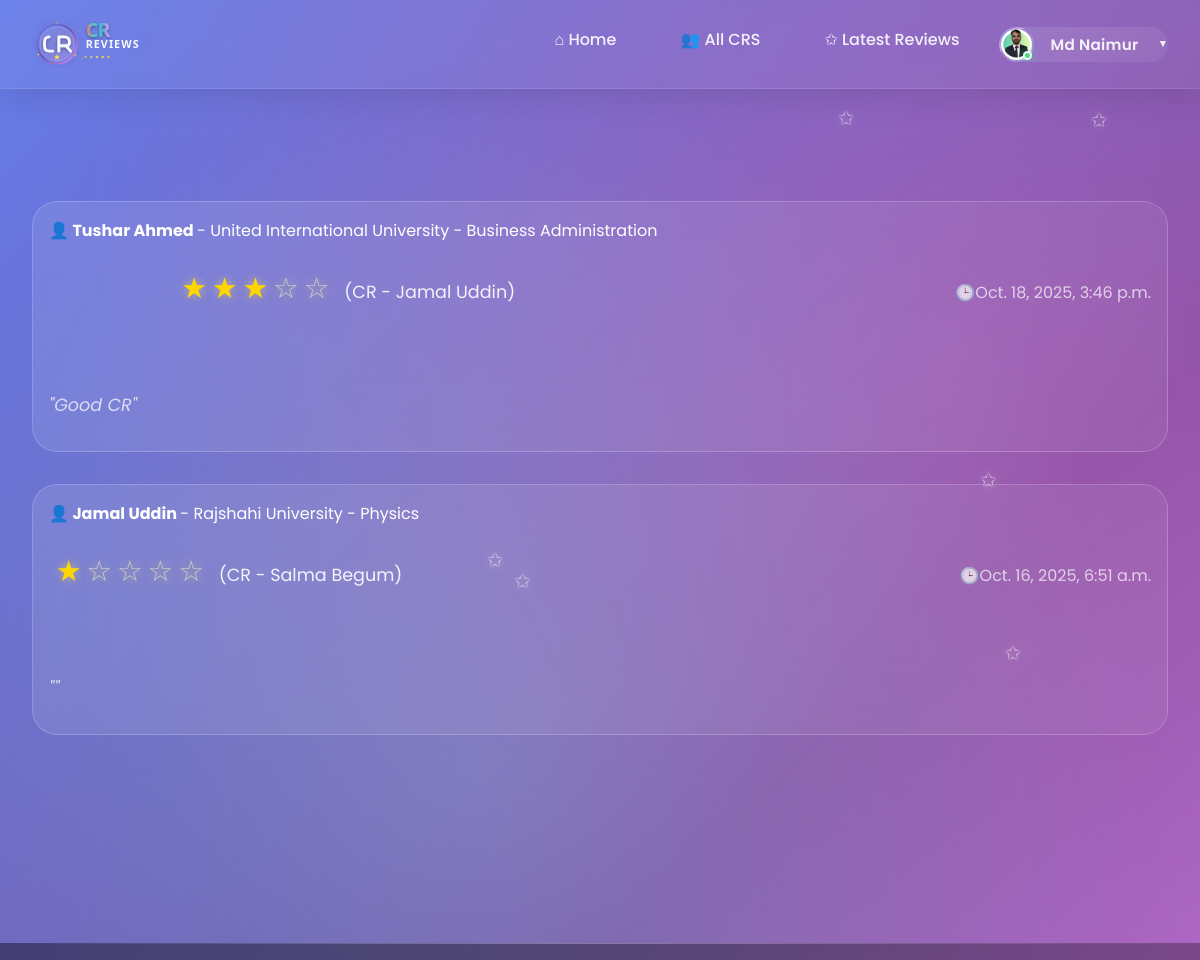
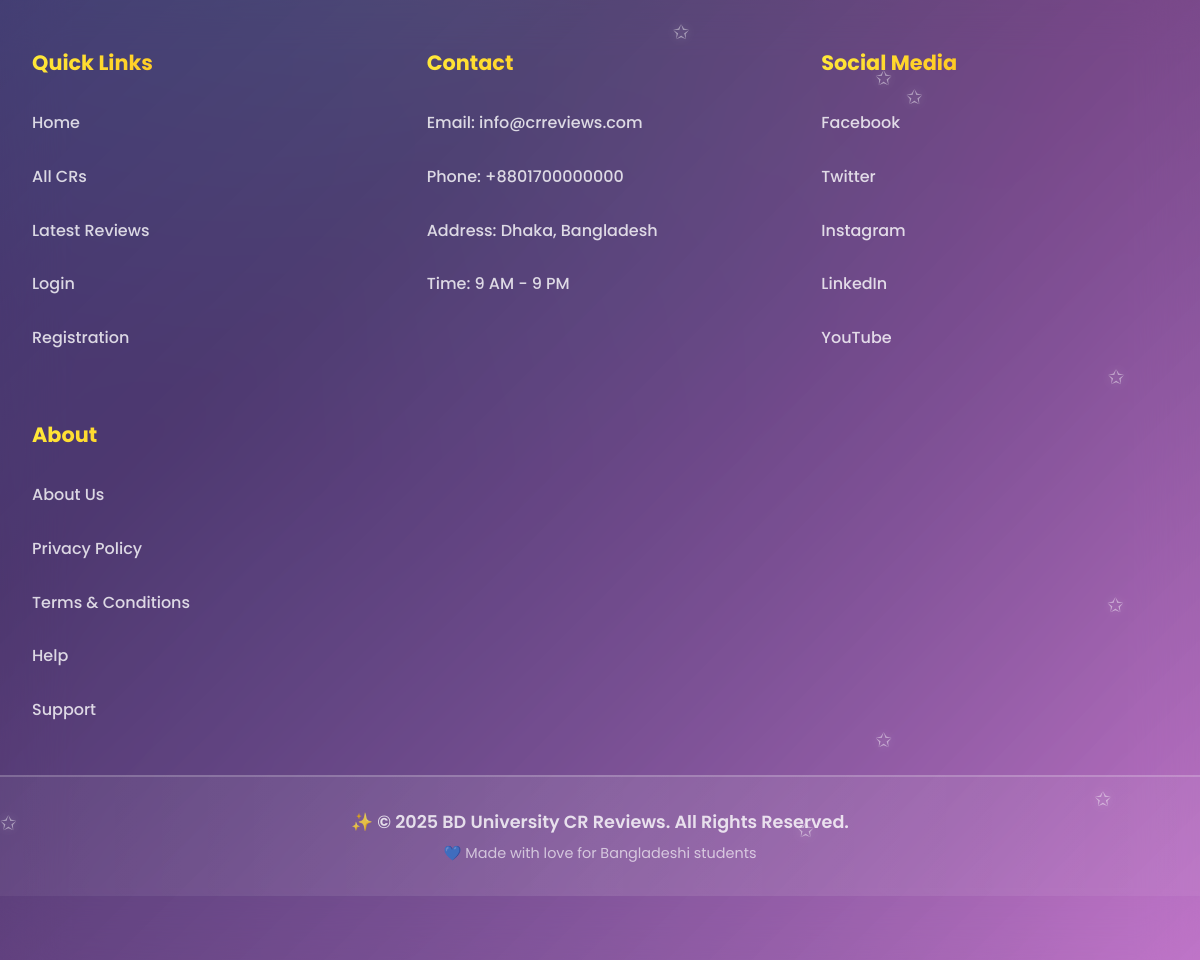
Screenshot of /latest_reviews/ (signed in) with the database file from the repository (2 pictures, top to bottom).
### userprofile/models.py (models this page shows, shortened)
class User(AbstractBaseUser,PermissionsMixin):
    university=models.ForeignKey(University, on_delete=models.SET_NULL,related_name='university',null=True,blank=True)
    department=models.ForeignKey(Department, on_delete=models.SET_NULL,related_name='department',null=True,blank=True)
    profile_picture=models.ImageField(upload_to=user_profile_picture_path,null=True,blank=True)
    first_name = models.CharField(max_length=50)
    last_name = models.CharField(max_length=50)
    gender = models.CharField(choices=[('M', 'Male'), ('F', 'Female')], max_length=1)
    email = models.EmailField(unique=True)
    phone=models.CharField(max_length=20,null=True,blank=True)
    date_of_birth=models.DateField(null=True,blank=True)
    student_id=models.CharField(max_length=50,unique=True,null=True,blank=True)
    batch=models.CharField(max_length=20,null=True,blank=True)
    dept_batch = models.CharField(max_length=20 , blank=True, null=True)
    section=models.CharField(max_length=20,null=True,blank=True)
    bio=models.TextField(null=True,blank=True)
    facebook_url=models.URLField(default='https://www.facebook.com/')
    instagram_url=models.URLField(default='https://www.instagram.com/')
    linkedin_url=models.URLField(default='https://www.linkedin.com/')
    role=models.CharField(max_length=20, default='student')
    slug=models.SlugField(blank=True,unique=True)
    is_active = models.BooleanField(default=True)
    is_staff = models.BooleanField(default=False)
    created_at = models.DateTimeField(auto_now_add=True)
    updated_at = models.DateTimeField(auto_now=True)
    deleted_at = models.DateTimeField(blank=True, null=True)
    USERNAME_FIELD = 'email'
    REQUIRED_FIELDS = ['first_name','last_name']
    objects = CustomUserManager()
    def get_full_name(self):
        return f"{self.first_name} {self.last_name}"

### cr/models.py (models this page shows, shortened)
class Review(models.Model):
    user=models.OneToOneField('userprofile.User', on_delete=models.CASCADE,related_name='userreviews')
    cr_profile=models.ForeignKey(CrProfile, on_delete=models.CASCADE,related_name='cr_reviews')
    rating = models.PositiveSmallIntegerField()
    description = models.TextField(blank=True, null=True)
    slug = models.SlugField(unique=True, blank=True)
    created_at = models.DateTimeField(auto_now_add=True)
    updated_at = models.DateTimeField(auto_now=True)
    deleted_at = models.DateTimeField(blank=True, null=True)

class University(models.Model):
    Public = "Public"
    Private = "Private"
    university_type = [
        (Public,"Public"),
        (Private,"Private"),
    ]
    title =models.CharField(max_length=100,unique=True,blank=False,null=False)
    type =models.CharField(max_length=100,choices=university_type)
    address=models.CharField(max_length=150, blank=True, null=True)
    slug=models.SlugField(blank=True,unique=True)
    created_at=models.DateTimeField(auto_now_add=True)
    updated_at=models.DateTimeField(auto_now=True)
    daleted_at=models.DateTimeField(auto_now=True,blank=True,null=True)
    def __str__(self):
        return self.title

class Department(models.Model):
    university=models.ForeignKey(University, on_delete=models.CASCADE,related_name='departments')
    title=models.CharField(max_length=50,unique=True,blank=False,null=False)
    code=models.CharField(max_length=50,unique=True,blank=True,null=True)
    slug=models.SlugField(blank=True,unique=True)
    created_at=models.DateTimeField(auto_now_add=True)
    updated_at=models.DateTimeField(auto_now=True)
    daleted_at=models.DateTimeField(auto_now=True,blank=True,null=True)
    def __str__(self):
        return self.title

class CrProfile(models.Model):
    user=models.OneToOneField('userprofile.User', on_delete=models.CASCADE,related_name='user_profile')
    university=models.ForeignKey(University, on_delete=models.CASCADE,related_name='university_crs')
    department=models.ForeignKey(Department, on_delete=models.CASCADE,related_name='department_crs')
    cr_status = models.CharField(
    max_length=20,
    choices=[('Present', 'Present CR'), ('Former', 'Former CR')],
    default='Present'
    )
    profile_picture = models.ImageField(upload_to='cr_profile_pictures/', blank=True, null=True)
    name = models.CharField(max_length=100)
    gender = models.CharField(choices=[('M', 'Male'), ('F', 'Female')], max_length=1)
    email = models.EmailField(blank=True, null=True)
    phone = models.CharField(max_length=30, blank=True, null=True)
    st_id = models.CharField(max_length=50, unique=True)
    batch = models.CharField(max_length=20)
    dept_batch = models.CharField(max_length=20 , blank=True, null=True)
    section = models.CharField(max_length=10)
    bio = models.TextField(blank=True, null=True)
    date_of_birth = models.DateField(blank=True, null=True)
    slug = models.SlugField(unique=True, blank=True)
    facebook_url = models.URLField(default='https://www.facebook.com/')
    instagram_url = models.URLField(default='https://www.instagram.com/')
    linkedin_url = models.URLField(default='https://www.linkedin.com/')
    created_at=models.DateTimeField(auto_now_add=True)
    updated_at=models.DateTimeField(auto_now=True)
    deleted_at=models.DateTimeField(auto_now=True,blank=True,null=True)

### cr/views.py (the view)
# urls.py: path('latest_reviews/',latest_reviews,name='latest_reviews'),
def latest_reviews(request):
    reviews=Review.objects.all().order_by('-created_at')
    paginator = Paginator(reviews,10)
    page_number = request.GET.get('page',1)
    try:
        reviews = paginator.page(page_number)
    except PageNotAnInteger:
        reviews = paginator.page(1)
    except EmptyPage:
        reviews = paginator.page(1)
    context={
        'review':reviews,
        'paginator':paginator,
    }
    return render(request,'latest_reviews.html',context)

### templates/latest_reviews.html (shortened to what this page needs)
{% extends 'base.html' %}
{% load  static %}
{% block content %}
    <div id="latest-reviews" class="page">
        <div class="container">
            <div class="section">
                 {% for review in review %}
                <div class="review-card">
                    <div class="review-header">
                        <div>
                             <strong><a href="{% url 'user_view' review.user.slug %}" style="text-decoration: none; color: inherit;">👤 {{review.user.get_full_name}}</a> </strong> - {{review.user.university}} - {{review.user.department}}
                            <div class="rating">
                                {% for i in "12345" %} {% if forloop.counter <= review.rating %}
                                <span class="star filled">★</span>
                                {% else %}
                                <span class="star">☆</span>
                                {% endif %}
                                {% endfor %}
                                <span class="review_cr">(CR - {{review.cr_profile.name}})</span>
                            </div>
                        </div>
                        <div style="color: rgba(255,255,255,0.7); font-weight: 400;">🕒{{review.created_at}}</div>
                    </div>
                    <div class="review-text">
                        "{{review.description}}"
                    </div>
                </div>
                {% endfor %}
            </div>
        </div>
    </div>
{% endblock content %}

### templates/base.html (shortened to what this page needs)
<!DOCTYPE html>
<html lang="en">
{% load static %}
<head>
    <link rel="stylesheet" href="{% static 'style.css' %}">
    <link rel="stylesheet" href="{% static 'add_cr.css' %}">
    <link rel="stylesheet" href="{% static 'user_dashboard.css' %}">
    <link rel="stylesheet" href="{% static 'edit_user_settings.css' %}">
</head>
<body>
    <nav class="navbar">
        <div class="nav-container">
            <a href="{% url 'home' %}" style="display: flex; align-items: center; text-decoration: none;">
            <img src="{% static 'logo.svg' %}" alt="CR Reviews" style="height: 50px; margin-right: 10px;">
            </a>
            <ul class="nav-links">
                <li><a href="{% url 'home' %}" class="nav-link">⌂ Home</a></li>
                <li><a href="{% url 'all_cr' %}" class="nav-link" >👥 All CRS</a></li>
                <li><a href="{% url 'latest_reviews' %}" class="nav-link" >✩ Latest Reviews</a></li>
                {% if user.is_authenticated %}
                <li class="user-dropdown">
                <a href="#" class="nav-link user-profile-btn">
                    <span class="user-avatar">
                    {% if user.profile_picture %}
                        <img src="{{ user.profile_picture.url }}" alt="{{ user.name }}" />
                    {% else %}
                        {{ user.first_name|first|upper }}
                    {% endif %}
                    </span>
                    <span class="user-name">{{user.first_name}}</span>
                    <span class="dropdown-arrow">▼</span>
                </a>
                </li>
                {% else %}
                <li><a href="{% url 'login'%}" class="nav-link" >🔑 Login</a></li>
                <li><a href="{%url 'registration'%}" class="nav-link">👤+ Registration</a></li>
                {% endif %}
            </ul>
        </div>
    </nav>
    {% block content %}
    {% endblock content %}
    {% include 'footer.html' %}
</body>
</html>

### static/style.css (style rules this page uses)
* { margin: 0; padding: 0; box-sizing: border-box; }
body { font-family: 'Poppins', Arial, sans-serif; background: linear-gradient(135deg, #667eea 0%, #764ba2 50%, #f093fb 100%); min-height: 100vh; color: #333; overflow-x: hidden; position: relative; }
body::before { content: ''; position: fixed; top: 0; left: 0; width: 100%; height: 100%; background: radial-gradient(circle at 20% 80%, rgba(120, 119, 198, 0.3) 0%, transparent 50%), radial-gradient(circle at 80% 20%, rgba(255, 119, 198, 0.3) 0%, transparent 50%), radial-gradient(circle at 40% 40%, rgba(120, 219, 226, 0.3) 0%, transparent 50%); animation: backgroundFloat 20s ease-in-out infinite; z-index: -1; }
.navbar { background: rgba(255, 255, 255, 0.05); backdrop-filter: blur(30px); -webkit-backdrop-filter: blur(30px); border-bottom: 1px solid rgba(255, 255, 255, 0.1); padding: 1.2rem 0; position: sticky; top: 0; z-index: 1000; box-shadow: 0 8px 32px rgba(0, 0, 0, 0.1); }
.nav-container { max-width: 1400px; margin: 0 auto; display: flex; justify-content: space-between; align-items: center; padding: 0 2rem; }
.nav-links { display: flex; list-style: none; gap: 1rem; }
.nav-links a { color: rgba(255, 255, 255, 0.9); text-decoration: none; padding: 1rem 1.5rem; border-radius: 50px; transition: all 0.4s cubic-bezier(0.175, 0.885, 0.32, 1.275); font-weight: 500; position: relative; overflow: hidden; }
.user-dropdown { position: relative; }
.user-profile-btn { display: flex; align-items: center; gap: 1rem; padding: 0rem 0rem !important; background: linear-gradient(135deg, rgba(255, 255, 255, 0.12), rgba(255, 255, 255, 0.06)) !important; position: relative; overflow: hidden; }
.user-profile-btn::before { content: ''; position: absolute; top: 0; left: -100%; width: 100%; height: 100%; background: linear-gradient(90deg, transparent, rgba(255, 255, 255, 0.25), transparent); transition: left 0.6s ease; }
.user-avatar img, .user-avatar-large img { width: 100%; height: 100%; border-radius: 50%; object-fit: cover; }
.user-avatar { width: 35px; height: 35px; border-radius: 50%; background: linear-gradient(135deg, #667eea, #764ba2, #f093fb); display: flex; align-items: center; justify-content: center; font-weight: 800; font-size: 1rem; color: white; box-shadow: 0 6px 20px rgba(102, 126, 234, 0.4); position: relative; border: 2px solid rgba(255, 255, 255, 0.3); transition: all 0.3s ease; }
.user-avatar::after { content: ''; position: absolute; width: 5px; height: 5px; background: #4ade80; border-radius: 50%; bottom: 0; right: 0; border: 2px solid rgba(255, 255, 255, 0.9); box-shadow: 0 0 10px rgba(74, 222, 128, 0.6); animation: pulse 2s ease-in-out infinite; }
.user-name { font-weight: 600; max-width: 120px; overflow: hidden; text-overflow: ellipsis; white-space: nowrap; font-size: 0.95rem; letter-spacing: 0.3px; }
.dropdown-arrow { font-size: 0.65rem; transition: transform 0.4s cubic-bezier(0.68, -0.55, 0.265, 1.55); margin-left: 0.2rem; }
.container { max-width: 1400px; margin: 0 auto; padding: 2rem; position: relative; }
.section { margin: 5rem 0; position: relative; }
.review_cr { padding: 10px 10px 10px 10px; color: rgba(255, 255, 255, 0.9); text-align: center; line-height: 1.8; font-size: 1.1rem; margin-bottom: 1.5rem; }
.rating { display: flex; justify-content: center; gap: 0.3rem; margin: 1.5rem 0; }
.star { font-size: 1.8rem; transition: all 0.3s ease; cursor: pointer; text-shadow: 0 0 10px rgba(255, 235, 59, 0.5); color: #ccc; }
.star.filled { color: gold; }
.review-card { background: linear-gradient(135deg, rgba(255, 255, 255, 0.1), rgba(255, 255, 255, 0.05)); backdrop-filter: blur(30px); border-radius: 25px; padding: 1rem; margin: 2rem 0; color: white; border: 1px solid rgba(255, 255, 255, 0.2); transition: all 0.3s ease; position: relative; overflow: hidden; }
.review-header { display: flex; justify-content: space-between; align-items: center; margin-bottom: 1.5rem; flex-wrap: wrap; }
.review-text { line-height: 1.8; margin: 1.5rem 0; font-size: 1.1rem; font-style: italic; opacity: 0.9; }

### static/user_dashboard.css (style rules this page uses)
.review-header { display: flex; justify-content: space-between; align-items: center; margin-bottom: 1rem; }
.review-text { color: rgba(255, 255, 255, 0.8); line-height: 1.6; margin-bottom: 1rem; }

### rows the page displays
User: profile_picture (picture), first_name "Md Naimur"
Review: user.get_full_name "Tushar Ahmed", user.university "United International University", user.department "Business Administration", rating 3 (drawn), cr_profile.name "Jamal Uddin", created_at "Oct. 18, 2025, 3:46 p.m.", description "Good CR"
Review: user.get_full_name "Jamal Uddin", user.university "Rajshahi University", user.department "Physics", rating 1 (drawn), cr_profile.name "Salma Begum", created_at "Oct. 16, 2025, 6:51 a.m."
